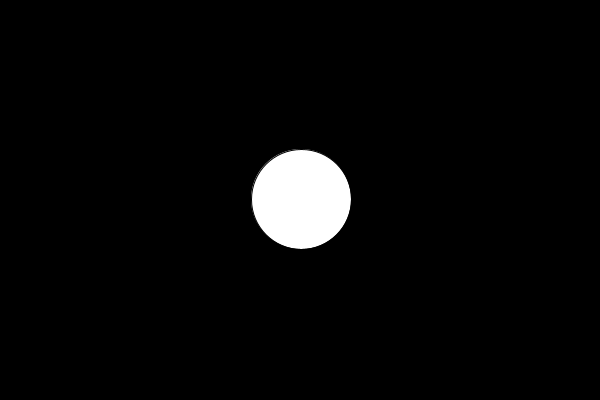
Frame 1 (no input)
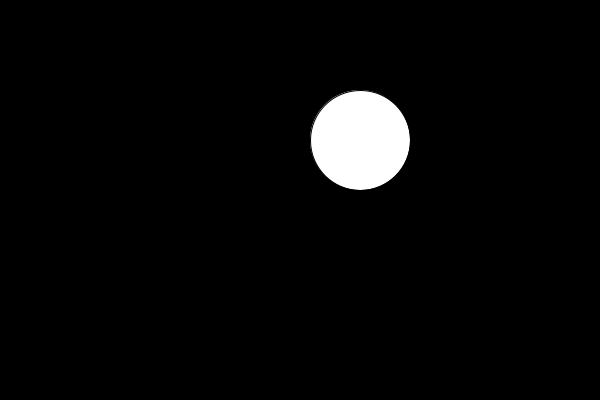
Frame 60 (the mouse pressed at the canvas centre just before this capture)
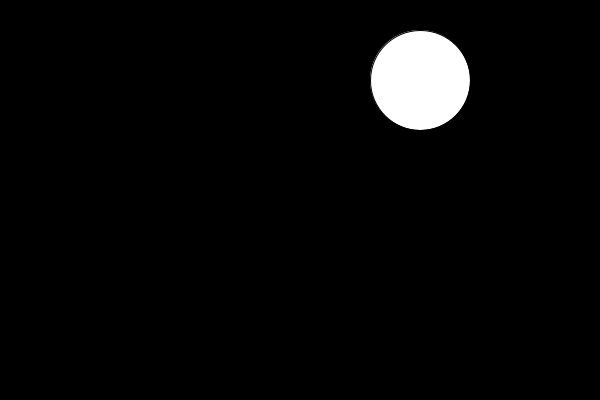
Frame 120 (the mouse held since frame 60 and released just before this capture)

The Processing sketch that drew these frames (run headless with seeded random() and noise(); from frame 60 on, the mouse is pressed at the canvas centre):

// Processing sketch: saveScreen
// ── saveScreen.pde
/*

  DIGITAL FABRICATION FOR INTERACTION 19/20
  
  MODULE: Visual Arts
  
  DATE: 6/3/2020
  
*/


// Global variables definition
int centerX;              // X component of center position of my ball
int centerY;              // Y component of center position of my ball
int diameter = 100;       // Diameter of my ball
int speedX = 5;           // X component of speed of my ball
int speedY = 5;           // Y component of speed of my ball


// Setup function, will be executed just once
void setup() {
  
  // Define canvas size
  size(600, 400);
  
  // Fill background in black
  background(0);

  // Set this variables to center of the canvas
  centerX = int(0.5 * width);
  centerY = int(0.5 * height);
  
  // Set random values to speedX and speedY
  speedX = int(random(-4, 4));
  speedY = int(random(-4, 4));
  
}


// Draw function, will be executed in a loop
void draw() {
  
  // Erase previous frame by filling in black
  background(0);
  
  // Check horizontal borders
  if ((centerX > width - 0.5 * diameter) || (centerX < 0.5 * diameter)) {
    speedX *= -1;
  }
  
  // Check vertical borders
  if ((centerY > height - 0.5 * diameter) || (centerY < 0.5 * diameter)) {
    speedY *= -1;
  }  
  
  // Update position by adding speed
  centerX += speedX;
  centerY += speedY;
  
  // Finally, draw the ball ball
  ellipse(centerX, centerY, diameter, diameter);

}
